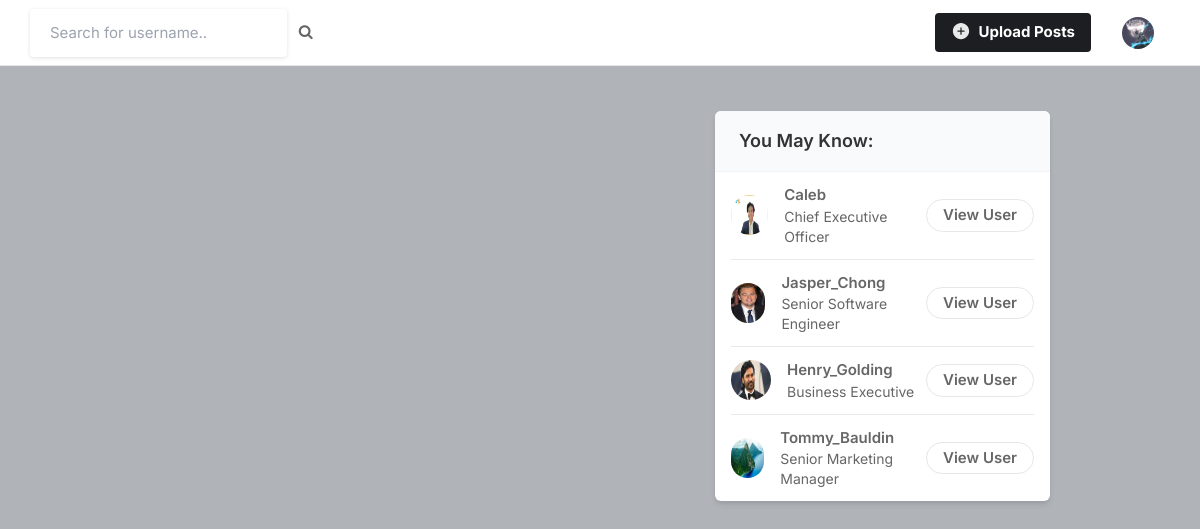
The app's page / (signed in), older data.
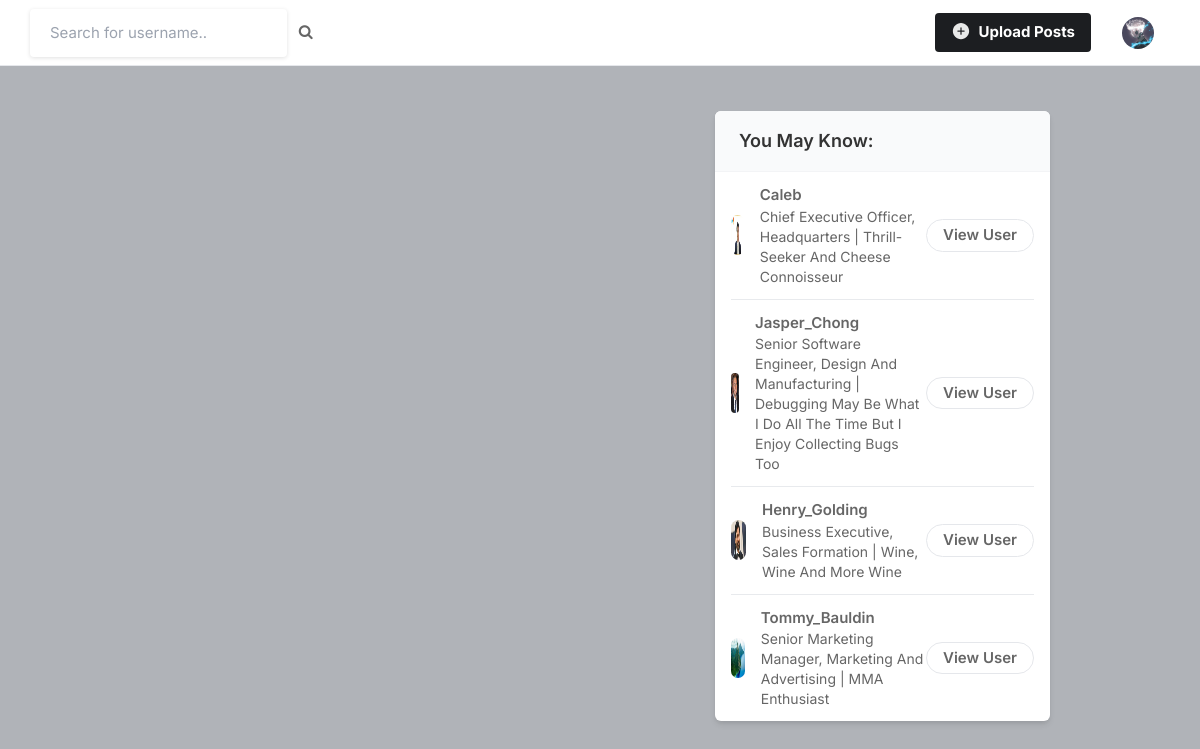
The same page, newer data.
### core/models.py (models this page shows, shortened)
class Profile(models.Model):
    user = models.ForeignKey(User, on_delete=models.CASCADE)
    id_user = models.IntegerField()
    bio = models.TextField(blank=True)
    profileimg = models.ImageField(upload_to='profile_images', default='blank-profile-picture.png')
    location = models.CharField(max_length=100, blank=True)

### core/views.py (the view)
# urls.py: path('', views.index, name='index'),
@login_required(login_url="signin")
def index(request):
    user_object = User.objects.get(username=request.user.username)
    user_profile = Profile.objects.get(user=user_object)
    user_following_list = []
    feed = []
    user_following = FollowersCount.objects.filter(follower=request.user.username)
    for users in user_following:
        user_following_list.append(users.user)
    for usernames in user_following_list:
        feed_lists = Post.objects.filter(user=usernames)
        feed.append(feed_lists)
    feed_list = list(chain(*feed))
    all_users = User.objects.all()
    user_following_all = []
    for user in user_following:
        user_list = User.objects.get(username=user.user)
        user_following_all.append(user_list)
    new_suggestions_list = [
        x for x in list(all_users) if (x not in list(user_following_all))
    ]
    current_user = User.objects.filter(username=request.user.username)
    final_suggestions_list = [
        x for x in list(new_suggestions_list) if (x not in list(current_user))
    ]
    random.shuffle(final_suggestions_list)
    username_profile = []
    username_profile_list = []
    for users in final_suggestions_list:
        username_profile.append(users.id)
    for ids in username_profile:
        profile_lists = Profile.objects.filter(id_user=ids)
        username_profile_list.append(profile_lists)
    suggestions_username_profile_list = list(chain(*username_profile_list))
    return render(
        request,
        "index.html",
        {
            "user_profile": user_profile,
            "posts": feed_list,
            "suggestions_username_profile_list": suggestions_username_profile_list[:4],
        },
    )

### templates/index.html (shortened to what this page needs)
{% load static %}
<!DOCTYPE html>
<html lang="en">
<head>
    <link rel="stylesheet" href="{% static 'assets/css/icons.css' %}">
    <link rel="stylesheet" href="{% static 'assets/css/uikit.css' %}">
    <link rel="stylesheet" href="{% static 'assets/css/style.css' %}">
    <link rel="stylesheet" href="{% static 'assets/css/tailwind.css' %}">
    <link rel="stylesheet" href="https://cdnjs.cloudflare.com/ajax/libs/font-awesome/4.7.0/css/font-awesome.min.css">
</head>
<body>
            <header>
                <div class="header_inner">
                    <form action="/search" method="POST">
                    <div class="left-side">
                            <input type="text" name="username" placeholder="Search for username..">&nbsp; &nbsp;
                            <button type="submit"><i class="fa fa-search fa-1x"></i></button>
                    </div>
                    </form>
                    <div class="right-side lg:pr-4">
                        <a href="#"
                            class="bg-pink-500 flex font-bold hidden hover:bg-pink-600 hover:text-white inline-block items-center lg:block max-h-10 mr-4 px-4 py-2 rounded shado text-white">
                            <ion-icon name="add-circle" class="-mb-1
                             mr-1 opacity-90 text-xl uilus-circle"></ion-icon> Upload Posts
                        </a>
                        <a href="/profile/{{user_profile.user.username}}">
                            <img src="{{user_profile.profileimg.url}}" class="header-avatar" alt="">
                        </a>
                    </div>
                </div>
            </header>
            <div class="container m-auto">
                <div class="lg:flex justify-center lg:space-x-10 lg:space-y-0 space-y-5">
                    <div class="space-y-5 flex-shrink-0 lg:w-7/12">
                    </div>
                    <div class="lg:w-5/12">
                        <div class="bg-white  shadow-md rounded-md overflow-hidden">
                            <div class="bg-gray-50  border-b border-gray-100 flex items-baseline justify-between py-4 px-6 ">
                                <h2 class="font-semibold text-lg"> You May Know: </h2>
                            </div>
                            <div class="divide-gray-300 divide-gray-50 divide-opacity-50 divide-y px-4 ">
                                {% for suggestion in suggestions_username_profile_list %}
                                <div class="flex items-center justify-between py-3">
                                    <div class="flex flex-1 items-center space-x-4">
                                        <a href="/profile/{{suggestion.user}}">
                                            <img src="{{suggestion.profileimg.url}}" class="bg-gray-200 rounded-full w-10 h-10">
                                        </a>
                                        <div class="flex flex-col">
                                            <span class="block capitalize font-semibold"> {{suggestion.user}} </span>
                                            <span class="block capitalize text-sm"> {{suggestion.bio}} </span>
                                        </div>
                                    </div>
                                    <a href="/profile/{{suggestion.user}}" class="border border-gray-200 font-semibold px-4 py-1 rounded-full hover:bg-pink-600 hover:text-white hover:border-pink-600 "> View User </a>
                                </div>
                                {% endfor %}
                            </div>
                        </div>
                    </div>
                </div>
            </div>
</body>
</html>

Row changes from the older to the newer data that the page shows:
changed Profile "Caleb": bio "Chief Executive Officer" → "Chief Executive Officer, Headquarters | Thrill-Seeker And Cheese Connoisseur"
changed Profile "Jasper_Chong": bio "Senior Software Engineer" → "Senior Software Engineer, Design And Manufacturing | Debugging May Be What I Do All The Time But I Enjoy Collecting Bugs Too"
changed Profile "Henry_Golding": bio "Business Executive" → "Business Executive, Sales Formation | Wine, Wine And More Wine"
changed Profile "Tommy_Bauldin": bio "Senior Marketing Manager" → "Senior Marketing Manager, Marketing And Advertising | MMA Enthusiast"
